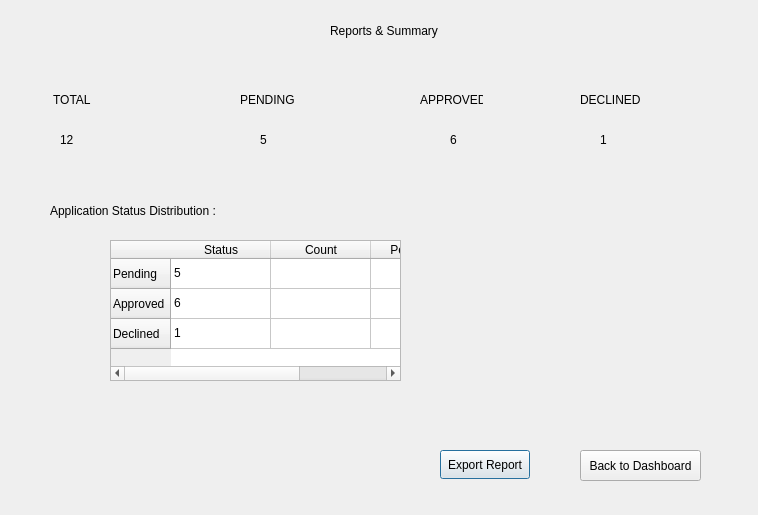
<?xml version="1.0" encoding="UTF-8"?>
<ui version="4.0">
 <class>Reports</class>
 <widget class="QDialog" name="Reports">
  <property name="geometry">
   <rect>
    <x>0</x>
    <y>0</y>
    <width>758</width>
    <height>515</height>
   </rect>
  </property>
  <property name="windowTitle">
   <string>Dialog</string>
  </property>
  <widget class="QLabel" name="lblTitle">
   <property name="geometry">
    <rect>
     <x>330</x>
     <y>10</y>
     <width>151</width>
     <height>41</height>
    </rect>
   </property>
   <property name="text">
    <string>Reports &amp; Summary</string>
   </property>
  </widget>
  <widget class="QLabel" name="lblTotalTitle">
   <property name="geometry">
    <rect>
     <x>50</x>
     <y>90</y>
     <width>63</width>
     <height>20</height>
    </rect>
   </property>
   <property name="text">
    <string> TOTAL</string>
   </property>
  </widget>
  <widget class="QLabel" name="lblPendingTitle">
   <property name="geometry">
    <rect>
     <x>240</x>
     <y>90</y>
     <width>63</width>
     <height>20</height>
    </rect>
   </property>
   <property name="text">
    <string>PENDING</string>
   </property>
  </widget>
  <widget class="QLabel" name="lblApprovedTitle">
   <property name="geometry">
    <rect>
     <x>420</x>
     <y>90</y>
     <width>63</width>
     <height>20</height>
    </rect>
   </property>
   <property name="text">
    <string>APPROVED</string>
   </property>
  </widget>
  <widget class="QLabel" name="lblDeclinedTitle">
   <property name="geometry">
    <rect>
     <x>580</x>
     <y>90</y>
     <width>63</width>
     <height>20</height>
    </rect>
   </property>
   <property name="text">
    <string>DECLINED</string>
   </property>
  </widget>
  <widget class="QLabel" name="lblTotal">
   <property name="geometry">
    <rect>
     <x>60</x>
     <y>130</y>
     <width>63</width>
     <height>20</height>
    </rect>
   </property>
   <property name="text">
    <string>12</string>
   </property>
  </widget>
  <widget class="QLabel" name="lblPending">
   <property name="geometry">
    <rect>
     <x>260</x>
     <y>130</y>
     <width>63</width>
     <height>20</height>
    </rect>
   </property>
   <property name="text">
    <string>5</string>
   </property>
  </widget>
  <widget class="QLabel" name="lblApproved">
   <property name="geometry">
    <rect>
     <x>450</x>
     <y>130</y>
     <width>63</width>
     <height>20</height>
    </rect>
   </property>
   <property name="text">
    <string>6</string>
   </property>
  </widget>
  <widget class="QLabel" name="lblDeclined">
   <property name="geometry">
    <rect>
     <x>600</x>
     <y>130</y>
     <width>63</width>
     <height>20</height>
    </rect>
   </property>
   <property name="text">
    <string>1</string>
   </property>
  </widget>
  <widget class="QLabel" name="lblStatusDistribution">
   <property name="geometry">
    <rect>
     <x>50</x>
     <y>200</y>
     <width>191</width>
     <height>21</height>
    </rect>
   </property>
   <property name="text">
    <string>Application Status Distribution :</string>
   </property>
  </widget>
  <widget class="QTableWidget" name="tblStatus">
   <property name="geometry">
    <rect>
     <x>110</x>
     <y>240</y>
     <width>291</width>
     <height>141</height>
    </rect>
   </property>
   <row>
    <property name="text">
     <string>Pending</string>
    </property>
   </row>
   <row>
    <property name="text">
     <string>Approved</string>
    </property>
   </row>
   <row>
    <property name="text">
     <string>Declined</string>
    </property>
   </row>
   <column>
    <property name="text">
     <string>Status</string>
    </property>
   </column>
   <column>
    <property name="text">
     <string>Count</string>
    </property>
   </column>
   <column>
    <property name="text">
     <string>Percentage</string>
    </property>
   </column>
   <item row="0" column="0">
    <property name="text">
     <string>5</string>
    </property>
   </item>
   <item row="1" column="0">
    <property name="text">
     <string>6</string>
    </property>
   </item>
   <item row="2" column="0">
    <property name="text">
     <string>1</string>
    </property>
   </item>
  </widget>
  <widget class="QPushButton" name="btnExportReport">
   <property name="geometry">
    <rect>
     <x>440</x>
     <y>450</y>
     <width>90</width>
     <height>29</height>
    </rect>
   </property>
   <property name="text">
    <string>Export Report</string>
   </property>
  </widget>
  <widget class="QPushButton" name="btnBack">
   <property name="geometry">
    <rect>
     <x>580</x>
     <y>450</y>
     <width>121</width>
     <height>31</height>
    </rect>
   </property>
   <property name="text">
    <string>Back to Dashboard</string>
   </property>
  </widget>
 </widget>
 <resources/>
 <connections/>
</ui>
